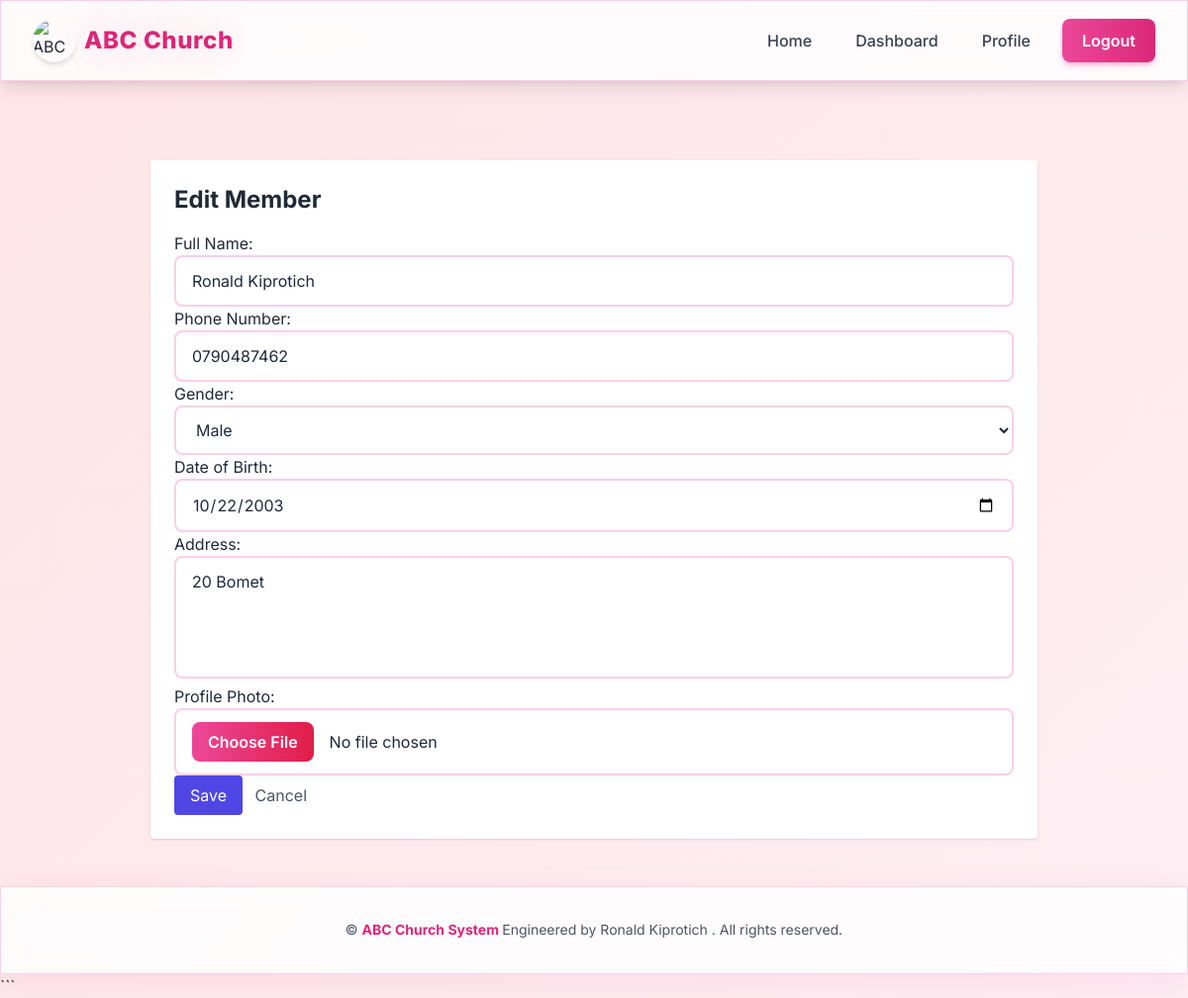
Page /members/1/edit/ (signed in) on the committed database.
### members/models.py (models this page shows, shortened)
class Member(models.Model):
    user = models.OneToOneField(settings.AUTH_USER_MODEL, on_delete=models.CASCADE)
    full_name = models.CharField(max_length=100)
    date_of_birth = models.DateField(null=True, blank=True)
    gender = models.CharField(max_length=10, choices=[('Male','Male'),('Female','Female')])
    phone = models.CharField(max_length=20, blank=True)
    address = models.TextField(blank=True)
    profile_photo = models.ImageField(upload_to='members/', null=True, blank=True)

### members/views.py (the view)
# urls.py: path('<int:pk>/edit/', views.member_edit, name='member_edit'),
@admin_required
def member_edit(request, pk):
    member = get_object_or_404(Member, pk=pk)
    if request.method == 'POST':
        form = MemberForm(request.POST, request.FILES, instance=member)
        if form.is_valid():
            form.save()
            return redirect('members:member_detail', pk=member.pk)
    else:
        form = MemberForm(instance=member)
    return render(request, 'members/member_form.html', {'form': form, 'title': 'Edit Member'})

### members/views.py (called while the page is built)
def admin_required(view_func):
    return user_passes_test(lambda u: u.is_superuser)(view_func)

### members/templates/members/member_form.html (shortened to what this page needs)
{% extends 'accounts/base.html' %}
{% block content %}
<div class="max-w-4xl mx-auto mt-8 p-6 bg-white dark:bg-gray-800 rounded shadow">
  <h1 class="text-2xl font-bold mb-4">{{ title }}</h1>
  <form method="post" enctype="multipart/form-data">
    {{ form.as_p }}
    <button type="submit" class="bg-indigo-600 text-white px-4 py-2 rounded hover:bg-indigo-700">
      Save
    </button>
    <a href="{% url 'members:member_list' %}" class="ml-2 text-gray-600 hover:underline">Cancel</a>
  </form>
</div>
{% endblock %}

### accounts/templates/accounts/base.html (style rules this page uses)
* { font-family: 'Inter', sans-serif; box-sizing: border-box; }
html { scroll-behavior: smooth; }
body { font-feature-settings: "cv02", "cv03", "cv04", "cv11"; overflow-x: hidden; }
.animated-gradient { background: linear-gradient( -45deg, #fce7f3, #fbcfe8, #fdf2f8, #ffe4e6 ); background-size: 400% 400%; animation: gradientShift 15s ease infinite; }

### rows in the picture
Member: full_name "Ronald Kiprotich", phone "0790487462", gender "Male", date_of_birth "10/22/2003", address "20 Bomet"

### other values in the picture
{{ title }} "Edit Member"
